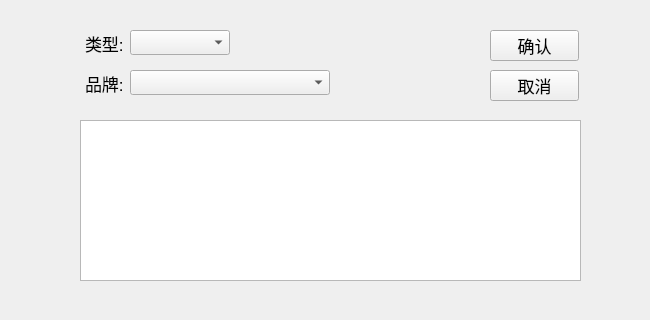
<?xml version="1.0" encoding="UTF-8"?>
<ui version="4.0">
 <class>FindForm</class>
 <widget class="QWidget" name="FindForm">
  <property name="geometry">
   <rect>
    <x>0</x>
    <y>0</y>
    <width>650</width>
    <height>320</height>
   </rect>
  </property>
  <property name="windowTitle">
   <string>Form</string>
  </property>
  <widget class="QLabel" name="lb_tyoe">
   <property name="geometry">
    <rect>
     <x>85</x>
     <y>30</y>
     <width>39</width>
     <height>26</height>
    </rect>
   </property>
   <property name="font">
    <font>
     <pointsize>13</pointsize>
    </font>
   </property>
   <property name="text">
    <string>类型:</string>
   </property>
  </widget>
  <widget class="QComboBox" name="cob_type">
   <property name="geometry">
    <rect>
     <x>130</x>
     <y>30</y>
     <width>100</width>
     <height>25</height>
    </rect>
   </property>
   <property name="minimumSize">
    <size>
     <width>100</width>
     <height>0</height>
    </size>
   </property>
  </widget>
  <widget class="QComboBox" name="cob_brand">
   <property name="geometry">
    <rect>
     <x>130</x>
     <y>70</y>
     <width>200</width>
     <height>25</height>
    </rect>
   </property>
   <property name="minimumSize">
    <size>
     <width>200</width>
     <height>0</height>
    </size>
   </property>
  </widget>
  <widget class="QLabel" name="lb_brand">
   <property name="geometry">
    <rect>
     <x>85</x>
     <y>70</y>
     <width>39</width>
     <height>26</height>
    </rect>
   </property>
   <property name="font">
    <font>
     <pointsize>13</pointsize>
    </font>
   </property>
   <property name="text">
    <string>品牌:</string>
   </property>
  </widget>
  <widget class="QTextEdit" name="textEdit">
   <property name="geometry">
    <rect>
     <x>80</x>
     <y>120</y>
     <width>501</width>
     <height>161</height>
    </rect>
   </property>
   <property name="readOnly">
    <bool>true</bool>
   </property>
  </widget>
  <widget class="QPushButton" name="btn_commit">
   <property name="geometry">
    <rect>
     <x>490</x>
     <y>30</y>
     <width>89</width>
     <height>31</height>
    </rect>
   </property>
   <property name="font">
    <font>
     <pointsize>13</pointsize>
    </font>
   </property>
   <property name="text">
    <string>确认</string>
   </property>
  </widget>
  <widget class="QPushButton" name="btn_commit_2">
   <property name="geometry">
    <rect>
     <x>490</x>
     <y>70</y>
     <width>89</width>
     <height>31</height>
    </rect>
   </property>
   <property name="font">
    <font>
     <pointsize>13</pointsize>
    </font>
   </property>
   <property name="text">
    <string>取消</string>
   </property>
  </widget>
 </widget>
 <resources/>
 <connections/>
</ui>
